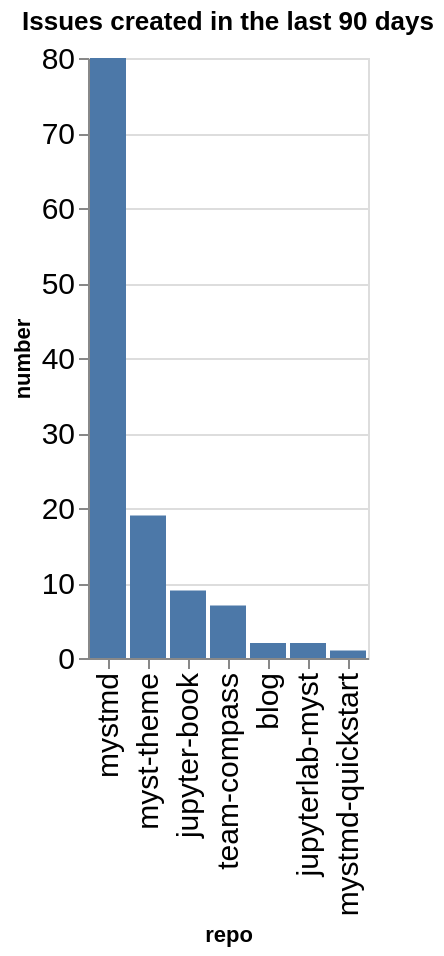

The notebook cell this image was saved under:
### Code cell
created_counts = created.groupby(['org', 'repo']).count()['number'].reset_index()
created_counts['org/repo'] = created_counts.apply(lambda a: a['org'] + '/' + a['repo'], axis=1)
sorted_vals = created_counts.sort_values(['org', 'number'], ascending=False)['repo'].values
alt.Chart(data=created_counts, title=f"Issues created in the last {n_days} days").mark_bar().encode(
    x=alt.X('repo', sort=alt.Sort(sorted_vals.tolist())),
    y='number',
)

### Figure 1 — Vega-Lite specification as saved in the notebook (floating-point values rounded to 4 significant figures)
{"config": {"axisLeft": {"labelFontSize": 15}, "axisBottom": {"labelFontSize": 15}}, "data": {"name": "data-d0e0ba57791055908612a944835b000a"}, "mark": {"type": "bar"}, "encoding": {"x": {"field": "repo", "sort": ["mystmd", "myst-theme", "jupyter-book", "team-compass", "blog", "jupyterlab-myst", "mystmd-quickstart"], "type": "nominal"}, "y": {"field": "number", "type": "quantitative"}}, "title": "Issues created in the last 90 days", "$schema": "https://vega.github.io/schema/vega-lite/v5.20.1.json", "datasets": {"data-d0e0ba57791055908612a944835b000a": [{"org": "jupyter-book", "repo": "blog", "number": 2, "org/repo": "jupyter-book/blog"}, {"org": "jupyter-book", "repo": "jupyter-book", "number": 9, "org/repo": "jupyter-book/jupyter-book"}, {"org": "jupyter-book", "repo": "jupyterlab-myst", "number": 2, "org/repo": "jupyter-book/jupyterlab-myst"}, {"org": "jupyter-book", "repo": "myst-theme", "number": 19, "org/repo": "jupyter-book/myst-theme"}, {"org": "jupyter-book", "repo": "mystmd", "number": 80, "org/repo": "jupyter-book/mystmd"}, {"org": "jupyter-book", "repo": "mystmd-quickstart", "number": 1, "org/repo": "jupyter-book/mystmd-quickstart"}, {"org": "jupyter-book", "repo": "team-compass", "number": 7, "org/repo": "jupyter-book/team-compass"}]}}
